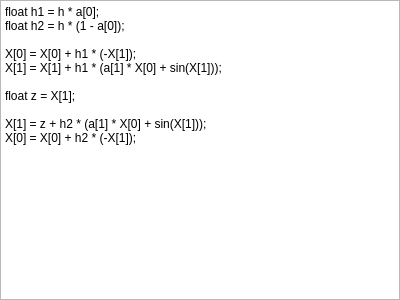
<?xml version="1.0" encoding="UTF-8"?>
<ui version="4.0">
 <class>DifferenceScheme</class>
 <widget class="QWidget" name="DifferenceScheme">
  <property name="geometry">
   <rect>
    <x>0</x>
    <y>0</y>
    <width>400</width>
    <height>300</height>
   </rect>
  </property>
  <property name="windowTitle">
   <string>Form</string>
  </property>
  <layout class="QVBoxLayout" name="verticalLayout">
   <property name="spacing">
    <number>6</number>
   </property>
   <property name="leftMargin">
    <number>0</number>
   </property>
   <property name="topMargin">
    <number>0</number>
   </property>
   <property name="rightMargin">
    <number>0</number>
   </property>
   <property name="bottomMargin">
    <number>0</number>
   </property>
   <item>
    <widget class="QTextEdit" name="textEdit">
     <property name="html">
      <string>&lt;!DOCTYPE HTML PUBLIC &quot;-//W3C//DTD HTML 4.0//EN&quot; &quot;http://www.w3.org/TR/REC-html40/strict.dtd&quot;&gt;
&lt;html&gt;&lt;head&gt;&lt;meta name=&quot;qrichtext&quot; content=&quot;1&quot; /&gt;&lt;meta charset=&quot;utf-8&quot; /&gt;&lt;style type=&quot;text/css&quot;&gt;
p, li { white-space: pre-wrap; }
hr { height: 1px; border-width: 0; }
li.unchecked::marker { content: &quot;\2610&quot;; }
li.checked::marker { content: &quot;\2612&quot;; }
&lt;/style&gt;&lt;/head&gt;&lt;body style=&quot; font-family:'Segoe UI'; font-size:9pt; font-weight:400; font-style:normal;&quot;&gt;
&lt;p style=&quot; margin-top:0px; margin-bottom:0px; margin-left:0px; margin-right:0px; -qt-block-indent:0; text-indent:0px;&quot;&gt;float h1 = h * a[0];&lt;/p&gt;
&lt;p style=&quot; margin-top:0px; margin-bottom:0px; margin-left:0px; margin-right:0px; -qt-block-indent:0; text-indent:0px;&quot;&gt;float h2 = h * (1 - a[0]);&lt;/p&gt;
&lt;p style=&quot; margin-top:0px; margin-bottom:0px; margin-left:0px; margin-right:0px; -qt-block-indent:0; text-indent:0px;&quot;&gt;    &lt;/p&gt;
&lt;p style=&quot; margin-top:0px; margin-bottom:0px; margin-left:0px; margin-right:0px; -qt-block-indent:0; text-indent:0px;&quot;&gt;X[0] = X[0] + h1 * (-X[1]);&lt;/p&gt;
&lt;p style=&quot; margin-top:0px; margin-bottom:0px; margin-left:0px; margin-right:0px; -qt-block-indent:0; text-indent:0px;&quot;&gt;X[1] = X[1] + h1 * (a[1] * X[0] + sin(X[1]));&lt;/p&gt;
&lt;p style=&quot; margin-top:0px; margin-bottom:0px; margin-left:0px; margin-right:0px; -qt-block-indent:0; text-indent:0px;&quot;&gt;    &lt;/p&gt;
&lt;p style=&quot; margin-top:0px; margin-bottom:0px; margin-left:0px; margin-right:0px; -qt-block-indent:0; text-indent:0px;&quot;&gt;float z = X[1];&lt;/p&gt;
&lt;p style=&quot; margin-top:0px; margin-bottom:0px; margin-left:0px; margin-right:0px; -qt-block-indent:0; text-indent:0px;&quot;&gt;    &lt;/p&gt;
&lt;p style=&quot; margin-top:0px; margin-bottom:0px; margin-left:0px; margin-right:0px; -qt-block-indent:0; text-indent:0px;&quot;&gt;X[1] = z + h2 * (a[1] * X[0] + sin(X[1]));&lt;/p&gt;
&lt;p style=&quot; margin-top:0px; margin-bottom:0px; margin-left:0px; margin-right:0px; -qt-block-indent:0; text-indent:0px;&quot;&gt;X[0] = X[0] + h2 * (-X[1]);&lt;/p&gt;&lt;/body&gt;&lt;/html&gt;</string>
     </property>
    </widget>
   </item>
  </layout>
 </widget>
 <resources/>
 <connections/>
</ui>
